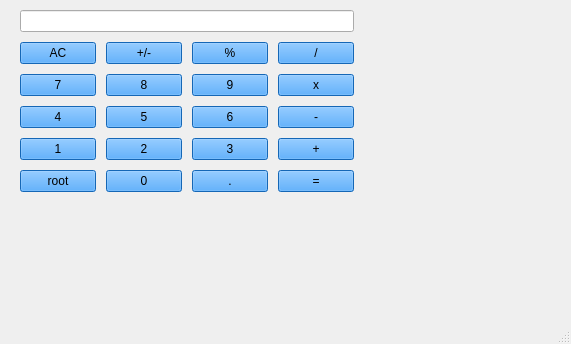
<?xml version="1.0" encoding="UTF-8"?>
<ui version="4.0">
 <class>MainWindow</class>
 <widget class="QMainWindow" name="MainWindow">
  <property name="geometry">
   <rect>
    <x>0</x>
    <y>0</y>
    <width>571</width>
    <height>344</height>
   </rect>
  </property>
  <property name="windowTitle">
   <string>MainWindow</string>
  </property>
  <widget class="QWidget" name="centralwidget">
   <widget class="QWidget" name="verticalLayoutWidget">
    <property name="geometry">
     <rect>
      <x>20</x>
      <y>10</y>
      <width>334</width>
      <height>211</height>
     </rect>
    </property>
    <layout class="QVBoxLayout" name="verticalLayout">
     <property name="spacing">
      <number>0</number>
     </property>
     <property name="sizeConstraint">
      <enum>QLayout::SetMaximumSize</enum>
     </property>
     <property name="leftMargin">
      <number>0</number>
     </property>
     <property name="topMargin">
      <number>0</number>
     </property>
     <property name="rightMargin">
      <number>0</number>
     </property>
     <property name="bottomMargin">
      <number>0</number>
     </property>
     <item>
      <widget class="QLineEdit" name="lineEdit">
       <property name="text">
        <string/>
       </property>
       <property name="readOnly">
        <bool>false</bool>
       </property>
       <property name="clearButtonEnabled">
        <bool>false</bool>
       </property>
      </widget>
     </item>
     <item>
      <layout class="QGridLayout" name="gridLayout">
       <property name="sizeConstraint">
        <enum>QLayout::SetMaximumSize</enum>
       </property>
       <property name="leftMargin">
        <number>0</number>
       </property>
       <property name="topMargin">
        <number>10</number>
       </property>
       <property name="rightMargin">
        <number>0</number>
       </property>
       <property name="bottomMargin">
        <number>10</number>
       </property>
       <property name="spacing">
        <number>10</number>
       </property>
       <item row="2" column="1">
        <widget class="QPushButton" name="pushButton_5">
         <property name="styleSheet">
          <string notr="true">background-color: #1E90FF;</string>
         </property>
         <property name="text">
          <string>5</string>
         </property>
        </widget>
       </item>
       <item row="0" column="2">
        <widget class="QPushButton" name="pushButton_ostacha">
         <property name="styleSheet">
          <string notr="true">background-color: #1E90FF;</string>
         </property>
         <property name="text">
          <string>%</string>
         </property>
        </widget>
       </item>
       <item row="3" column="2">
        <widget class="QPushButton" name="pushButton_3">
         <property name="styleSheet">
          <string notr="true">background-color: #1E90FF;</string>
         </property>
         <property name="text">
          <string>3</string>
         </property>
        </widget>
       </item>
       <item row="0" column="0">
        <widget class="QPushButton" name="pushButton_AC">
         <property name="styleSheet">
          <string notr="true">background-color: #1E90FF;</string>
         </property>
         <property name="text">
          <string>AC</string>
         </property>
         <property name="flat">
          <bool>false</bool>
         </property>
        </widget>
       </item>
       <item row="2" column="0">
        <widget class="QPushButton" name="pushButton_4">
         <property name="styleSheet">
          <string notr="true">background-color: #1E90FF;</string>
         </property>
         <property name="text">
          <string>4</string>
         </property>
        </widget>
       </item>
       <item row="4" column="0">
        <widget class="QPushButton" name="pushButton_root">
         <property name="styleSheet">
          <string notr="true">background-color: #1E90FF;</string>
         </property>
         <property name="text">
          <string>root</string>
         </property>
        </widget>
       </item>
       <item row="4" column="3">
        <widget class="QPushButton" name="pushButton_doriv">
         <property name="styleSheet">
          <string notr="true">background-color: #1E90FF;</string>
         </property>
         <property name="text">
          <string>=</string>
         </property>
        </widget>
       </item>
       <item row="3" column="0">
        <widget class="QPushButton" name="pushButton_1">
         <property name="styleSheet">
          <string notr="true">background-color: #1E90FF;</string>
         </property>
         <property name="text">
          <string>1</string>
         </property>
        </widget>
       </item>
       <item row="2" column="2">
        <widget class="QPushButton" name="pushButton_6">
         <property name="styleSheet">
          <string notr="true">background-color: #1E90FF;</string>
         </property>
         <property name="text">
          <string>6</string>
         </property>
        </widget>
       </item>
       <item row="1" column="2">
        <widget class="QPushButton" name="pushButton_9">
         <property name="styleSheet">
          <string notr="true">background-color: #1E90FF;</string>
         </property>
         <property name="text">
          <string>9</string>
         </property>
        </widget>
       </item>
       <item row="2" column="3">
        <widget class="QPushButton" name="pushButton_minus">
         <property name="styleSheet">
          <string notr="true">background-color: #1E90FF;</string>
         </property>
         <property name="text">
          <string>-</string>
         </property>
        </widget>
       </item>
       <item row="4" column="2">
        <widget class="QPushButton" name="pushButton_dot">
         <property name="styleSheet">
          <string notr="true">background-color: #1E90FF;</string>
         </property>
         <property name="text">
          <string>.</string>
         </property>
        </widget>
       </item>
       <item row="4" column="1">
        <widget class="QPushButton" name="pushButton_0">
         <property name="styleSheet">
          <string notr="true">background-color: #1E90FF;</string>
         </property>
         <property name="text">
          <string>0</string>
         </property>
        </widget>
       </item>
       <item row="1" column="0">
        <widget class="QPushButton" name="pushButton_7">
         <property name="styleSheet">
          <string notr="true">background-color: #1E90FF;</string>
         </property>
         <property name="text">
          <string>7</string>
         </property>
        </widget>
       </item>
       <item row="0" column="1">
        <widget class="QPushButton" name="pushButton_Inert">
         <property name="styleSheet">
          <string notr="true">background-color: #1E90FF;</string>
         </property>
         <property name="text">
          <string>+/-</string>
         </property>
        </widget>
       </item>
       <item row="3" column="1">
        <widget class="QPushButton" name="pushButton_2">
         <property name="styleSheet">
          <string notr="true">background-color: #1E90FF;</string>
         </property>
         <property name="text">
          <string>2</string>
         </property>
        </widget>
       </item>
       <item row="0" column="3">
        <widget class="QPushButton" name="pushButton_diliti">
         <property name="styleSheet">
          <string notr="true">background-color: #1E90FF;</string>
         </property>
         <property name="text">
          <string>/</string>
         </property>
        </widget>
       </item>
       <item row="3" column="3">
        <widget class="QPushButton" name="pushButton_plus">
         <property name="styleSheet">
          <string notr="true">background-color: #1E90FF;</string>
         </property>
         <property name="text">
          <string>+</string>
         </property>
        </widget>
       </item>
       <item row="1" column="1">
        <widget class="QPushButton" name="pushButton_8">
         <property name="styleSheet">
          <string notr="true">background-color: #1E90FF;</string>
         </property>
         <property name="text">
          <string>8</string>
         </property>
        </widget>
       </item>
       <item row="1" column="3">
        <widget class="QPushButton" name="pushButton_mnozhiti">
         <property name="styleSheet">
          <string notr="true">background-color: #1E90FF;</string>
         </property>
         <property name="text">
          <string>x</string>
         </property>
        </widget>
       </item>
      </layout>
     </item>
    </layout>
   </widget>
   <widget class="QLabel" name="label">
    <property name="geometry">
     <rect>
      <x>370</x>
      <y>10</y>
      <width>181</width>
      <height>281</height>
     </rect>
    </property>
    <property name="text">
     <string/>
    </property>
    <property name="alignment">
     <set>Qt::AlignRight|Qt::AlignTop|Qt::AlignTrailing</set>
    </property>
    <property name="wordWrap">
     <bool>true</bool>
    </property>
   </widget>
  </widget>
  <widget class="QMenuBar" name="menubar">
   <property name="geometry">
    <rect>
     <x>0</x>
     <y>0</y>
     <width>571</width>
     <height>22</height>
    </rect>
   </property>
  </widget>
  <widget class="QStatusBar" name="statusbar"/>
 </widget>
 <resources/>
 <connections/>
</ui>
